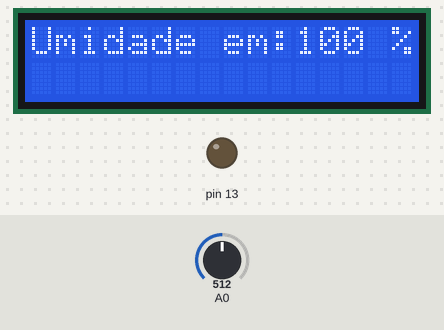
The sketch below on a simulated Arduino Uno, built with avr-gcc and run on an emulated ATmega328P. Parts: 16×2 character LCD, output pins drawn as LEDs (lit = HIGH). Dashed ring = blinking. The inputs (shaded band) are chosen by the test bench; at power-on: A0 = 512. What the sketch prints to the serial monitor is not drawn.

Above: at 1.2 s.
1.3 s: A0 set to 650
At 2.0 s:
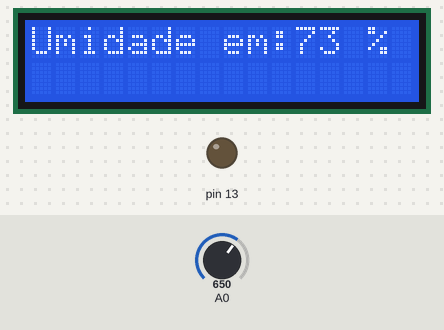
4.4 s: A0 set to 675
At 5.1 s:
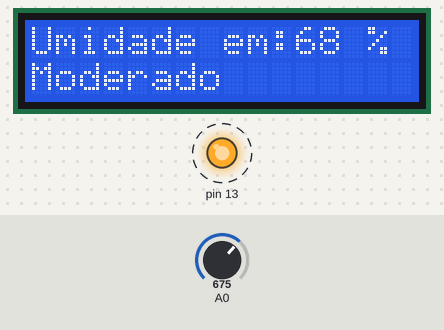
7.2 s: A0 set to 716
8.8 s: A0 set to 511
At 9.3 s:
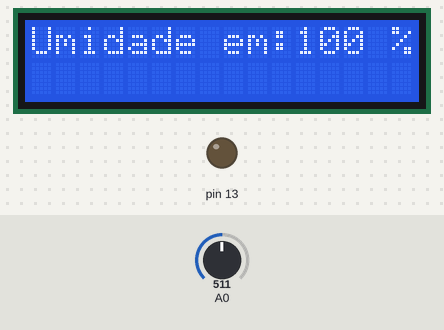
Timing chart, 0 to 11.8 s (numbered marks = the images above; inputs shaded):
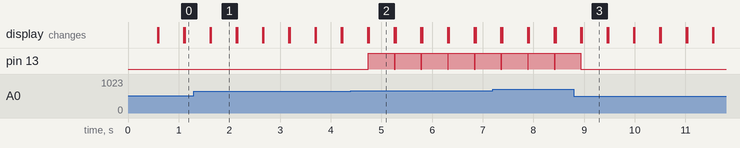

The sketch:

arduino.ino
```cpp
#include <Wire.h>
#include <LiquidCrystal_I2C.h>

LiquidCrystal_I2C lcd(0x27, 16,2);

int umidade;

void setup()
{
 Serial.begin(9600);
 lcd.init();                 // Inicializando o LCD
 lcd.backlight();
 pinMode(13, OUTPUT);
 }
void loop()
{

  digitalWrite(13, LOW);
  lcd.setCursor(0, 0);

  umidade = analogRead(A0);

  umidade = map(umidade, 1024, 0, 0, 200);
  lcd.print("Umidade em:");
  lcd.print(umidade);
  Serial.println("%");
  Serial.print(umidade);
  lcd.print(" %");
  if(umidade <=70 )
  {
       digitalWrite(13, HIGH);
       lcd.setCursor(0, 1);
       lcd.print("Moderado");
  }
  delay(500);
  lcd.clear();
}
```

Measured:
- the behaviour switches between 660 and 661 on A0 (found by bisection; images 1 and 2)
- after the input at 1.3 s, the display: first differs from a run without the input after 0.34 s (image 1)
- after the input at 4.4 s, pin 13: alternates HIGH for 0.51 s and LOW for 0.01 s, starting after 0.34 s; the display: first differs from a run without the input after 0.35 s (image 2)
- after the input at 8.8 s, pin 13: goes on until 8.9 s, then stays LOW; the display: first differs from a run without the input after 0.15 s (image 3)
- what the display in image 1 shows lasts 0.5 s, from 1.6 s to 2.1 s
